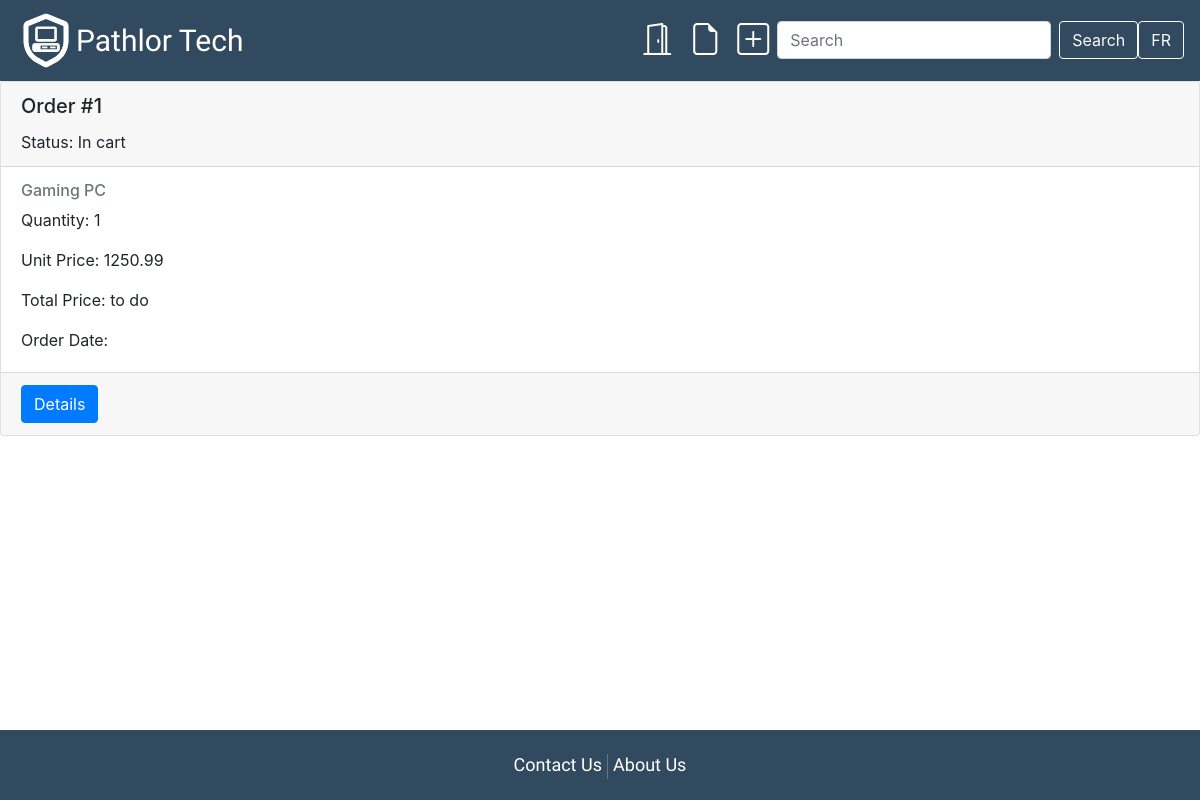
Page /Orders/index (signed in) on the committed database.
### tables this page shows
CREATE TABLE `order_details` (
  `order_details_id` int(11) NOT NULL,
  `order_id` int(11) NOT NULL,
  `product_id` int(11) NOT NULL,
  `quantity` int(11) NOT NULL,
  `unit_price` decimal(6,2) NOT NULL
);

CREATE TABLE `orders` (
  `order_id` int(11) NOT NULL,
  `profile_id` int(11) NOT NULL,
  `address_id` int(11) NOT NULL,
  `status` varchar(20) NOT NULL,
  `total_price` decimal(6,2) NOT NULL,
  `order_date` datetime DEFAULT NULL
);

CREATE TABLE `product` (
  `product_id` int(11) NOT NULL,
  `title` varchar(50) NOT NULL,
  `type` varchar(20) NOT NULL,
  `description` text NOT NULL,
  `image` varchar(128) DEFAULT NULL,
  `unit_price` decimal(6,2) NOT NULL,
  `discount_price` decimal(6,2) NOT NULL,
  `quantity` int(11) NOT NULL
);

### app/core/Controller.php (called while the page is built, shortened)
<?php
class Controller{
	function view($name, $data = []){
		include('app/views/' . $name . '.php');
	}
}

### app/controllers/Orders.php (called while the page is built, shortened)
<?php
class Orders extends \app\core\Controller {
    public function index()
    {
        $orders = new \app\models\Orders();
        $orders = $orders->getAllOrders();
        $this->view('Orders/orders', $orders);
    }
}

### app/core/App.php (called while the page is built, shortened)
<?php
class App{
	function __construct(){
		$request = $this->parseUrl($_GET['url'] ?? '');
		$method = 'index';
		if(file_exists('app/controllers/' . $request[0] . '.php'))
		{
			unset($request[0]);
		}
		$controller = new $controller;
		if(isset($request[1]) && method_exists($controller, $request[1])){
			$method = $request[1];
			unset($request[1]);
		}
		$params = array_values($request);
		call_user_func_array([$controller, $method], $params);
	}
	function parseUrl($url){
		return explode('/', trim($url, '/'));
	}
}

### index.php (called while the page is built, shortened)
<?php
    new app\core\App;

### app/models/Orders.php (called while the page is built, shortened)
<?php
class Orders extends \app\core\Model {
    public static function getAllOrders() {
        $SQL = 'SELECT o.order_id, o.status, o.order_date, p.title, oi.quantity, oi.unit_price FROM orders o
                JOIN order_details oi ON o.order_id = oi.order_id JOIN product p ON oi.product_id = p.product_id';
        $STH = self::$connection->prepare($SQL);
        $STH->execute();
        return $STH->fetchAll(\PDO::FETCH_CLASS, 'app\\models\\Orders');
    }
}

### app/core/Model.php (called while the page is built, shortened)
<?php
class Model{
	public static ?PDO $connection = null;
	public function __construct(){
		if(self::$connection == null){
			$env = \Dotenv\Dotenv::createImmutable(getcwd());
			$host = $_ENV['db_host'];
			$dbname = $_ENV['db_name'];
			$user = $_ENV['db_user'];
			$pass = $_ENV['db_pass'];
			$charset = $_ENV['db_charset'];
			try {
				$options = [
					PDO::ATTR_ERRMODE => PDO::ERRMODE_EXCEPTION,
					PDO::ATTR_DEFAULT_FETCH_MODE => PDO::FETCH_CLASS,
					PDO::ATTR_EMULATE_PREPARES => false
				];
				self::$connection = new PDO("mysql:host=$host;dbname=$dbname;charset=$charset", $user, $pass, $options);
				self::$connection->query("SET NAMES $charset");
			}
			catch(PDOException $e) {
				echo $e->getMessage();
			}
		}
	}
}

### app/views/Orders/orders.php (the view, shortened to what this page needs)
<div class="row row-cols-1 row-cols-md-2 row-cols-lg-3 g-4">
    <?php foreach ($data as $order): ?>
        <div class="col">
            <div class="card h-100">
                <div class="card-header">
                    <h5 class="card-title">Order #<?= $order->order_id ?></h5>
                    <p class="card-text">Status: <?= $order->status ?></p>
                </div>
                <div class="card-body">
                    <h6 class="card-subtitle mb-2 text-muted"><?= $order->title ?></h6>
                    <p class="card-text">Quantity: <?= $order->quantity ?></p>
                    <p class="card-text">Unit Price: <?= $order->unit_price ?></p>
                    <p class="card-text">Total Price: to do</p>
                    <p class="card-text">Order Date: <?= $order->order_date ?></p>
                </div>
                <div class="card-footer">
                    <a href="#" class="btn btn-primary">Details</a>
                </div>
            </div>
        </div>
    <?php endforeach ?>
</div>

### css/style.css (style rules this page uses)
html { height: 100%; }
a { font-family: 'Paytone One', sans-serif; text-decoration: none; color: #FFFFFF; }
body { position: relative; margin: 0; min-height: 100%; padding-bottom: 5rem; }

### rows in the picture
order_details: order.order_id "1", order.status "In cart", product.title "Gaming PC", quantity "1", unit_price "1250.99"

### other values in the picture
_('Pathlor Tech') "Pathlor Tech"
_('Contact Us') "Contact Us"
_('About Us') "About Us"
